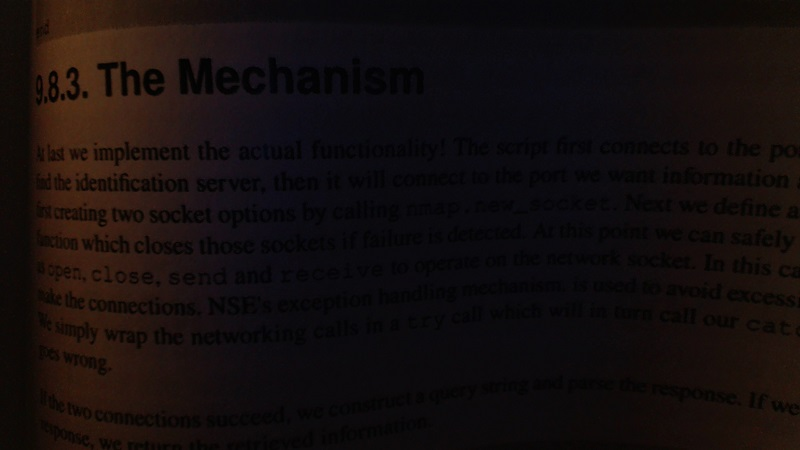
#> input picture BETA/TestCode/OpenCV/bookpage.jpg, 800 x 450 px, given in place of the camera
$ python APP-Scanner.py
#> lines starting #> are read from the running program, lines starting #| are printed output that depends on the picture
import cv2
import imutils
import threading
import numpy as np


class WebcamVideoStream:
    def __init__(self, src=0):
        # initialize the video camera stream and read the first frame from the stream
#> called with src = 1
        self.stream = cv2.VideoCapture(src)
        (self.grabbed, self.frame) = self.stream.read()
#> self.frame is the input picture: shape (450, 800, 3); mean B, G, R 13.4, 13.6, 20.3
        # initialize the variable used to indicate if the thread should be stopped
        self.stopped = False

    def start(self):
        # start the thread to read frames from the video stream
        threading.Thread(target=self.update, args=(), daemon=True).start()
        return self

    def update(self):
        # keep looping infinitely until the thread is stopped
        while True:
            # if the thread indicator variable is set, stop the thread
            if self.stopped:
                return
            # otherwise, read the next frame from the stream
            (self.grabbed, self.frame) = self.stream.read()

    def read(self):
        # return the frame most recently read
        return self.frame

    def stop(self):
        # indicate that the thread should be stopped
        self.stream.release()
        self.stopped = True


def order_points(pts):
    # initialzie a list of coordinates that will be ordered
    # such that the first entry in the list is the top-left,
    # the second entry is the top-right, the third is the
    # bottom-right, and the fourth is the bottom-left
    rect = np.zeros((4, 2), dtype="float32")
    # the top-left point will have the smallest sum, whereas
    # the bottom-right point will have the largest sum
    s = pts.sum(axis=1)
    rect[0] = pts[np.argmin(s)]
    rect[2] = pts[np.argmax(s)]
    # now, compute the difference between the points, the
    # top-right point will have the smallest difference,
    # whereas the bottom-left will have the largest difference
    diff = np.diff(pts, axis=1)
    rect[1] = pts[np.argmin(diff)]
    rect[3] = pts[np.argmax(diff)]
    # return the ordered coordinates
    return rect


def four_point_transform(image, pts):
    # obtain a consistent order of the points and unpack them
    # individually
    print(pts)
    rect = order_points(pts)
    (tl, tr, br, bl) = rect
    # compute the width of the new image, which will be the
    # maximum distance between bottom-right and bottom-left
    # x-coordiates or the top-right and top-left x-coordinates
    widthA = np.sqrt(((br[0] - bl[0]) ** 2) + ((br[1] - bl[1]) ** 2))
    widthB = np.sqrt(((tr[0] - tl[0]) ** 2) + ((tr[1] - tl[1]) ** 2))
    maxWidth = max(int(widthA), int(widthB))
    # compute the height of the new image, which will be the
    # maximum distance between the top-right and bottom-right
    # y-coordinates or the top-left and bottom-left y-coordinates
    heightA = np.sqrt(((tr[0] - br[0]) ** 2) + ((tr[1] - br[1]) ** 2))
    heightB = np.sqrt(((tl[0] - bl[0]) ** 2) + ((tl[1] - bl[1]) ** 2))
    maxHeight = max(int(heightA), int(heightB))
    # now that we have the dimensions of the new image, construct
    # the set of destination points to obtain a "birds eye view",
    # (i.e. top-down view) of the image, again specifying points
    # in the top-left, top-right, bottom-right, and bottom-left
    # order
    dst = np.array([
        [0, 0],
        [maxWidth - 1, 0],
        [maxWidth - 1, maxHeight - 1],
        [0, maxHeight - 1]], dtype="float32")
    # compute the perspective transform matrix and then apply it
    M = cv2.getPerspectiveTransform(rect, dst)
    warped = cv2.warpPerspective(image, M, (maxWidth, maxHeight))
    # return the warped image
    return warped


screenCnt = np.array([[[0, 0]], [[1, 1]], [[2, 2]], [[3, 3]]])
cap = WebcamVideoStream(src=1).start()

while 1:
    image = cap.read()
    ratio = image.shape[0] / 500.0
#> ratio = 0.9
    orig = image.copy()
    image = imutils.resize(image, height=500)
    # convert the image to grayscale, blur it, and find edges
    # in the image
    gray = cv2.cvtColor(image, cv2.COLOR_BGR2GRAY)
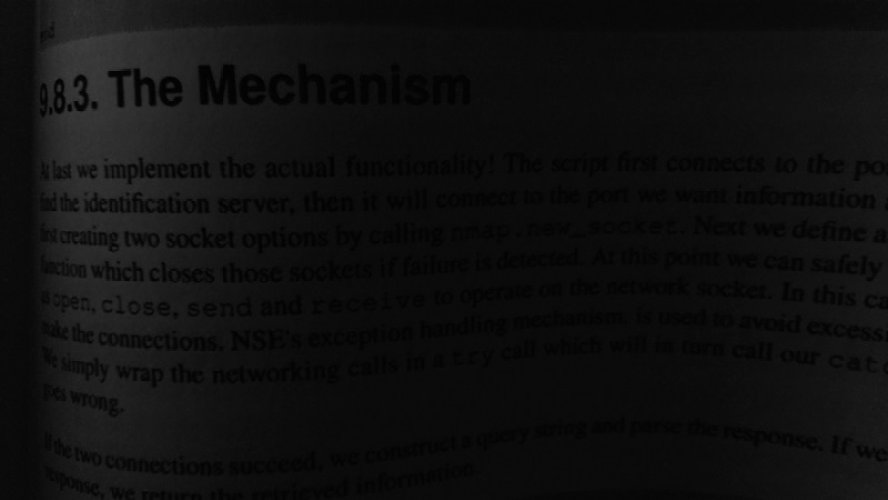
#> gray: shape (500, 888); min 0, max 63, mean 15.5
    gray = cv2.GaussianBlur(gray, (5, 5), 0)
    edged = cv2.Canny(gray, 75, 200)
#> edged: shape (500, 888); every value is 0
    # find the contours in the edged image, keeping only the
    # largest ones, and initialize the screen contour
    cnts = cv2.findContours(edged.copy(), cv2.RETR_LIST, cv2.CHAIN_APPROX_SIMPLE)[1]
#> cnts = []
    cnts = sorted(cnts, key=cv2.contourArea, reverse=True)[:5]
    # loop over the contours
    for c in cnts:
        # approximate the contour
        peri = cv2.arcLength(c, True)
        approx = cv2.approxPolyDP(c, 0.02 * peri, True)
        # if our approximated contour has four points, then we
        # can assume that we have found our screen
        if len(approx) == 4:
            screenCnt = approx
            # print(screenCnt)
            break
#> this loop made 0 passes
    cv2.drawContours(image, [screenCnt], -1, (0, 255, 0), 2)
#> image: shape (500, 888, 3); mean B, G, R 13.3, 13.5, 20.2
    cv2.imshow("Outline", image)
    # apply the four point transform to obtain a top-down
    # view of the original image
    warped = four_point_transform(orig, screenCnt.reshape(4, 2) * ratio)
#| [[0.  0. ]
#|  [0.9 0.9]
#|  [1.8 1.8]
#|  [2.7 2.7]]
#> in order_points, `s = pts.sum(axis=1)`: s = [0, 1.8, 3.6, 5.4]
#> in order_points, `diff = np.diff(pts, axis=1)`: diff = [0, 0, 0, 0]
#> in four_point_transform, `rect = order_points(pts)`: rect = [[0, 0], [0, 0], [2.7, 2.7], [0, 0]]
#> in four_point_transform, `(tl, tr, br, bl) = rect`: tl = [0, 0]; br = [2.7, 2.7]; bl = [0, 0]
#> in four_point_transform, `widthA = np.sqrt(((br[0] - bl[0]) ** 2) + ((br[1] - bl[1]) ** 2))`: widthA = 3.82
#> in four_point_transform, `widthB = np.sqrt(((tr[0] - tl[0]) ** 2) + ((tr[1] - tl[1]) ** 2))`: widthB = 0
#> in four_point_transform, `maxWidth = max(int(widthA), int(widthB))`: maxWidth = 3
#> in four_point_transform, `heightA = np.sqrt(((tr[0] - br[0]) ** 2) + ((tr[1] - br[1]) ** 2))`: heightA = 3.82
#> in four_point_transform, `heightB = np.sqrt(((tl[0] - bl[0]) ** 2) + ((tl[1] - bl[1]) ** 2))`: heightB = 0
#> in four_point_transform, `maxHeight = max(int(heightA), int(heightB))`: maxHeight = 3
#> in four_point_transform, `dst = np.array([ [0, 0], [maxWidth - 1, 0], [maxWidth - 1, maxHeight -..`: dst = [[0, 0], [2, 0], [2, 2], [0, 2]]
#> in four_point_transform, `M = cv2.getPerspectiveTransform(rect, dst)`: M = [[-4.74e-18, -4.74e-18, 2.47e-18], [-0.707, 0.707, -4.62e-19], [-3.9e-18, -3.9e-18, -3.89e-18]]
    scan = cv2.adaptiveThreshold(cv2.cvtColor(warped, cv2.COLOR_BGR2GRAY), 255, cv2.ADAPTIVE_THRESH_GAUSSIAN_C,
                                 cv2.THRESH_BINARY, 251, 10)
#> scan = [[255, 255, 255], [255, 255, 255], [255, 255, 255]]
    cv2.imshow("Scanned", scan)

    if cv2.waitKey(1) & 0xFF == ord('q'):
#> (key q is pressed here)
        break

cap.stop()
cv2.destroyAllWindows()
